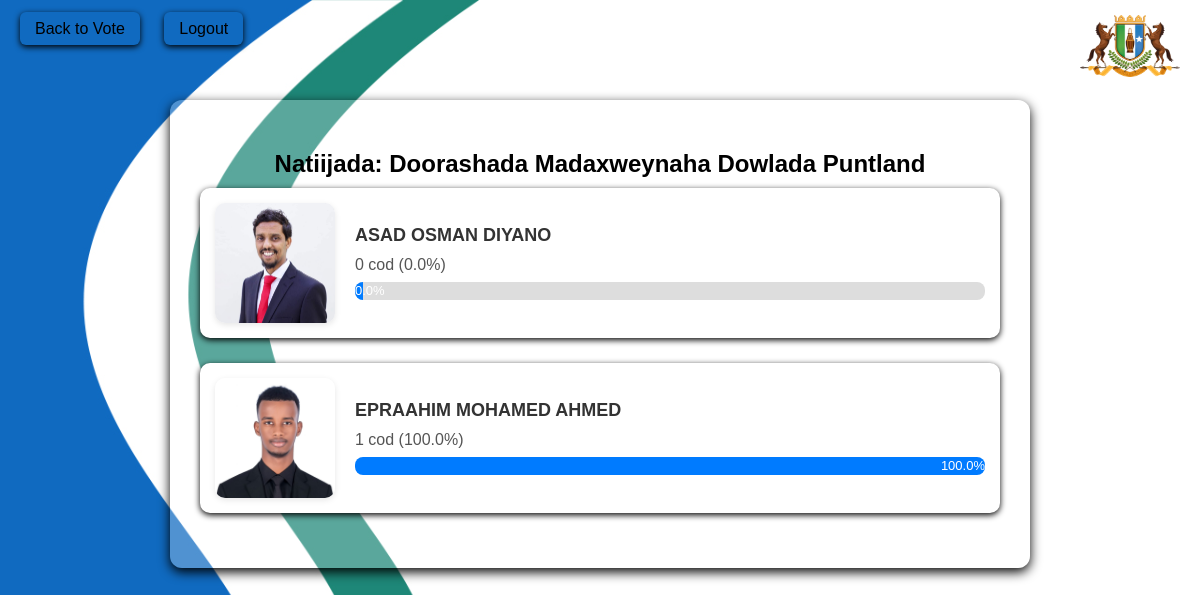
The page /results (signed in) on the database its author committed.
### app.py (models this page shows)
class Poll(db.Model):
    id = db.Column(db.Integer, primary_key=True)
    question = db.Column(db.String(255), nullable=False)
    poll_name = db.Column(db.String(255))
    image_url = db.Column(db.String(255))
    contestant1_name = db.Column(db.String(100))
    contestant1_image = db.Column(db.String(255))
    contestant2_name = db.Column(db.String(100))
    contestant2_image = db.Column(db.String(255))
    choices = db.relationship('Choice', backref='poll', lazy=True)

class Choice(db.Model):
    id = db.Column(db.Integer, primary_key=True)
    poll_id = db.Column(db.Integer, db.ForeignKey('poll.id'), nullable=False)
    choice_text = db.Column(db.String(255), nullable=False)
    votes = db.Column(db.Integer, default=0)

### app.py (the view)
@app.route('/results')
@login_required
def results():
    poll = Poll.query.order_by(Poll.id.desc()).first()
    return render_template('results.html', poll=poll)

### app.py (called while the page is built)
def login_required(f):
    @wraps(f)
    def decorated(*args, **kwargs):
        if 'user_id' not in session:
            flash("Fadlan login samee")
            return redirect(url_for('login'))
        return f(*args, **kwargs)
    return decorated

### templates/results.html (shortened to what this page needs)
<!DOCTYPE html>
<html lang="so">
<head>
</head>
<body>
    <div class="logo">
        <img src="{{ url_for('static', filename='logo.png') }}" alt="Logo">
    </div>
    <div class="top-links">
        <a href="{{ url_for('index') }}">Back to Vote</a>
        <a href="{{ url_for('logout') }}">Logout</a>
    </div>
    <div class="results-container">
        <h2>Natiijada: {{ poll.poll_name }}</h2>
        {% set total_votes = poll.choices | map(attribute='votes') | sum %}
        {% for choice in poll.choices %}
            {% set percentage = (choice.votes / total_votes * 100) if total_votes > 0 else 0 %}
            <div class="contestant">
                <img src="{{ url_for('static', filename='poll_images/' ~ (poll.contestant1_image if choice.choice_text == poll.contestant1_name else poll.contestant2_image)) }}" alt="{{ choice.choice_text }}">
                <div class="contestant-info">
                    <h4>{{ choice.choice_text }}</h4>
                    <div class="votes-count">{{ choice.votes }} cod ({{ '%.1f' % percentage }}%)</div>
                    <div class="progress-bar">
                        <div class="progress-bar-fill" style="width: {{ percentage }}%;">
                            {{ '%.1f' % percentage }}%
                        </div>
                    </div>
                </div>
            </div>
        {% endfor %}
    </div>
</body>
</html>

### rows shown on the page
Poll: poll_name "Doorashada Madaxweynaha Dowlada Puntland"
Choice: choice_text.contestant1_image (picture), choice_text "ASAD OSMAN DIYANO", votes "0", percentage "0.0"
Choice: choice_text.contestant2_image (picture), choice_text "EPRAAHIM MOHAMED AHMED", votes "1", percentage "100.0"
